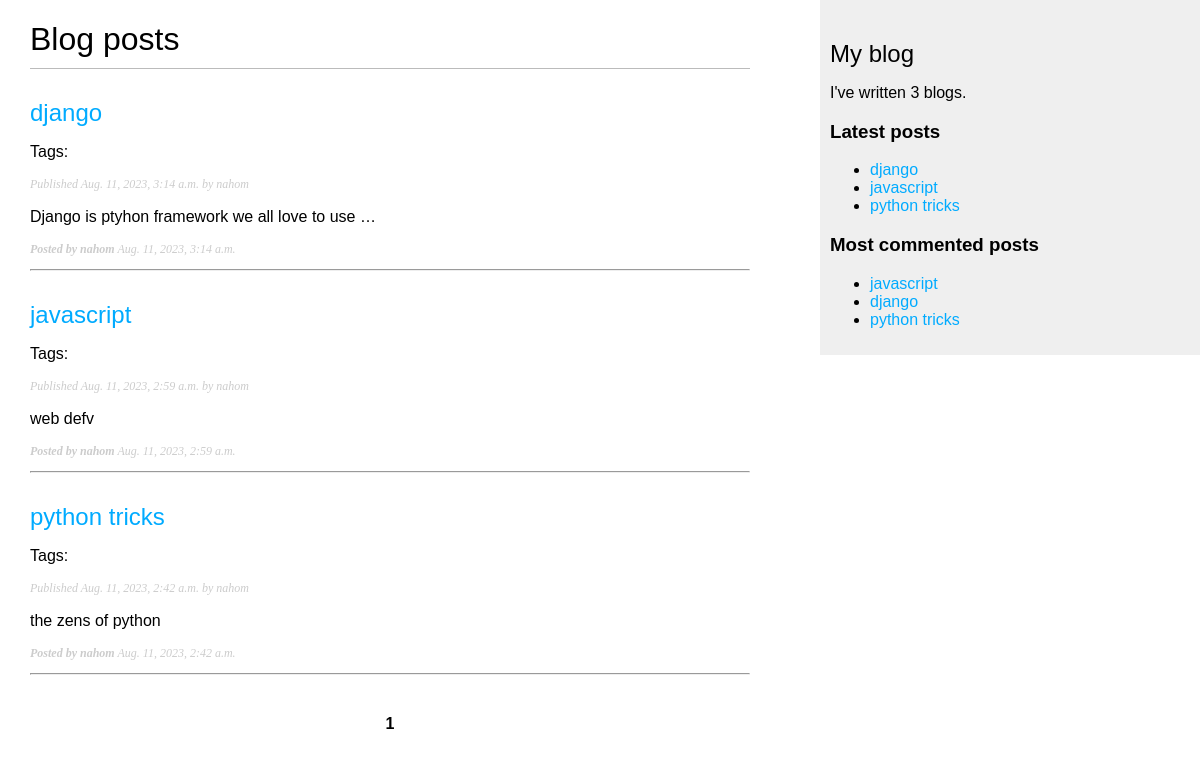
Before: /blog/ with the older database file.
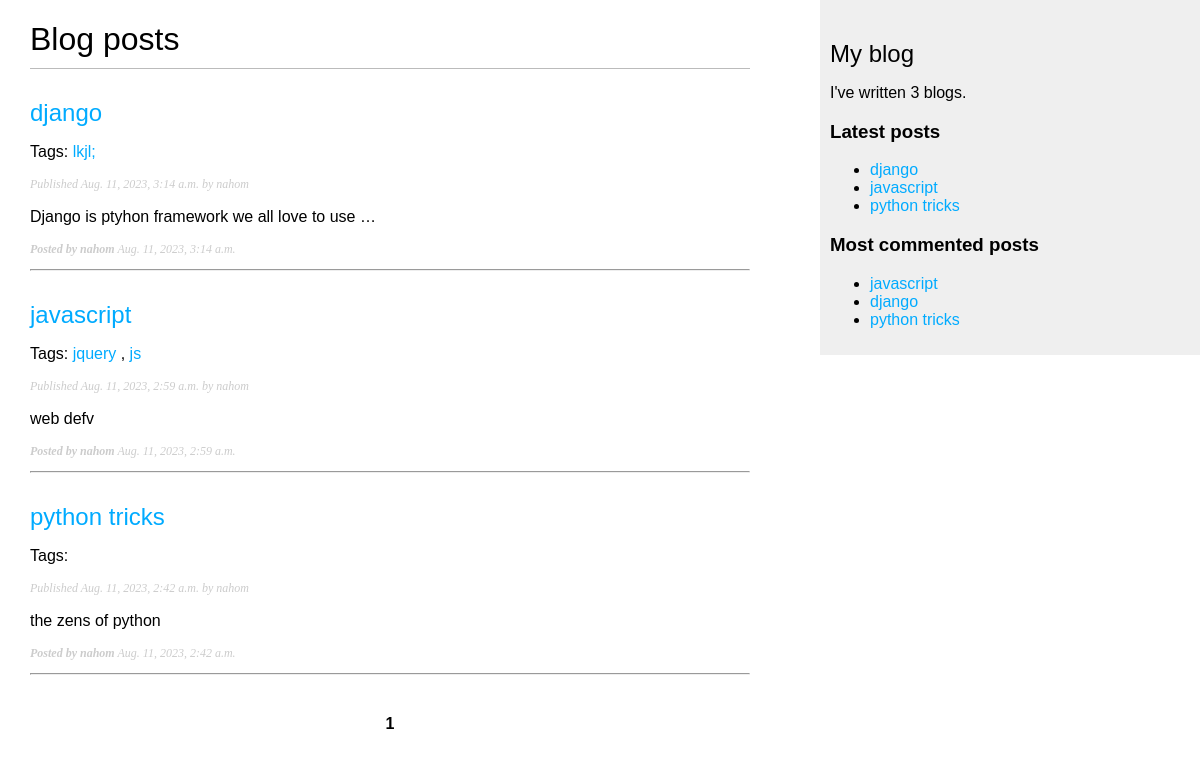
After: the same page with the newer database file.
### blog/models.py (models this page shows, shortened)
class Post(models.Model):
    class Status(models.TextChoices):
        DRAFT='DR', 'Draft'
        PUBLISHED = 'PB', 'Published'
    title = models.CharField(max_length=150)
    author = models.ForeignKey(User, on_delete=models.CASCADE, related_name='blog_posts')
    slug = models.SlugField(max_length=150, unique_for_date='publish')
    body = models.TextField()
    publish = models.DateTimeField(default=timezone.now)
    created = models.DateTimeField(auto_now_add=True)
    updated = models.DateTimeField(auto_now=True)
    status = models.CharField(max_length=2, choices=Status.choices, default=Status.DRAFT)
    tags = TaggableManager()
    objects = models.Manager()
    published = PublishedManager()
    class Meta:
        ordering = ['-publish']
        indexes = [models.Index(fields=['-publish']),]
    def get_absolute_url(self):
        return reverse('blog:post_detail', args=[self.publish.year,
                                                self.publish.month,
                                                self.publish.day,
                                                self.slug,])

### blog/views.py (the view)
# urls.py: path('', views.post_list, name='post_list'),
def post_list(request, tag_slug=None):
    post_list = Post.published.all()
    tag = None
    if tag_slug:
        tag = get_object_or_404(Tag, slug=tag_slug)
        post_list = post_list.filter(tags__in=[tag])
    paginator = Paginator(post_list, 3)
    page_number = request.GET.get('page', 1) # retrieves the page no of the current page, defaults to 1 if not found.
    try:
        posts = paginator.page(page_number)
    except PageNotAnInteger:
        posts = paginator.page(1)
    except EmptyPage:
        posts = paginator.page(paginator.num_pages)
    return render(request,'blog/post/list.html', {'posts': posts, 'tag': tag})

### blog/models.py (called while the page is built)
    def get_queryset(self):
        return super().get_queryset()\
            .filter(status=Post.Status.PUBLISHED)

### blog/templatetags/blog_tags.py (called while the page is built)
@register.simple_tag
def total_posts():
    return Post.published.count()

@register.inclusion_tag('blog/post/latest_posts.html')
def show_latest_posts(count=5):
    latest_posts = Post.published.order_by('-publish')[:count]
    return {'latest_posts': latest_posts}

@register.simple_tag
def get_most_commented_posts(count=5):
    return Post.published.annotate(
    total_comments=Count('comments')
    ).order_by('-total_comments')[:count]

@register.filter(name='markdown')
def markdown_format(text):
    return mark_safe(markdown.markdown(text))

### blog/templates/blog/post/list.html (shortened to what this page needs)
{% extends 'blog/base.html' %}
{% load blog_tags %}
{% block content %}
    <h1>Blog posts</h1>
    {% for post in posts %}
        <h2>
            <a href="{{ post.get_absolute_url }}"> {{post.title}} </a>
        </h2>
        <p class="tags">
            Tags:
            {% for tag in post.tags.all %}
                <a href="{% url 'blog:post_list_by_tag' tag.slug %}" >{{tag.name}}</a>
                {% if not forloop.last %}, {% endif %}
            {% endfor %}
        </p>
        <p class="date">
            Published {{ post.publish }} by {{ post.author }}
        </p>
        <p>{{ post.body|markdown|truncatewords_html:9 }}</p>
        <p class="date"><b>Posted by {{post.author}}</b> <i>{{post.publish}}</i></p>
        <hr>
    {% endfor %}
    {% include "pagination.html" with page=posts %}
{% endblock %}

### blog/templates/blog/base.html (shortened to what this page needs)
{% load blog_tags %}
{% load static %}
<!DOCTYPE html>
<html lang="en">
<head>
    <link rel="stylesheet" href="{% static 'css/blog.css' %}">
</head>
<body>
    <div id="content">
        {% block content %}
        {% endblock %}
    </div>
    <div id="sidebar">
        <h2>My blog</h2>
        <p>I've written {% total_posts %} blogs.</p>
        <h3>Latest posts</h3>
        {% show_latest_posts 3 %}
        <h3>Most commented posts</h3>
        {% get_most_commented_posts as most_commented_posts %}
        <ul>
            {% for post in most_commented_posts %}
                <li>
                    <a href="{{ post.get_absolute_url }}">{{ post.title }}</a>
                </li>
            {% endfor %}
        </ul>
    </div>
</body>
</html>

### blog/templates/blog/post/latest_posts.html
<ul>
    {% for post in latest_posts %}
        <li>
            <a href="{{ post.get_absolute_url }}">{{ post.title }}</a>
        </li>
    {% endfor %}
</ul>

Changed rows visible on the page:
added Tag: name "lkjl;", shown under Post "django"
added Tag: name "jquery", shown under Post "javascript"
added Tag: name "js", shown under Post "javascript"
